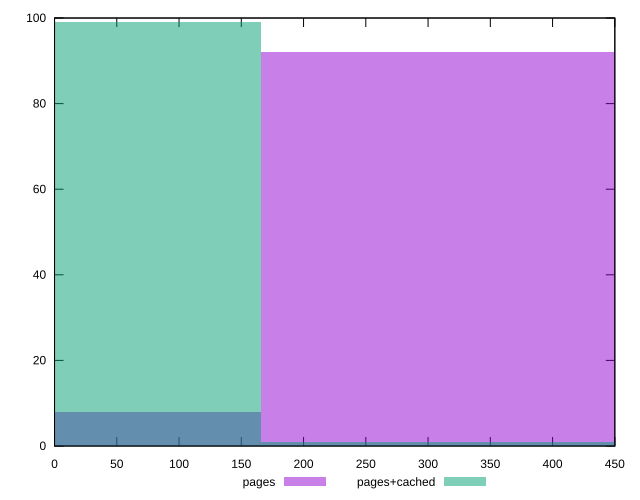

Write the gnuplot code that produced this figure.
reset

$pages <<EOF
0 8
331.455703625073 92
EOF

$pagesCached <<EOF
331.455703625073 1
0 99
EOF

set key outside below
set boxwidth 331.455703625073
set xrange [0:450]
set yrange [0:100]
set trange [0:100]
set style fill transparent solid 0.5 noborder
set terminal svg size 640, 500 enhanced background rgb 'white'
set output "report_00008_2021-01-22T20:58:29.167/unminified-css/comparison/histogram/1_vs_2.svg"

plot $pages title "pages" with boxes, \
     $pagesCached title "pages+cached" with boxes

reset
